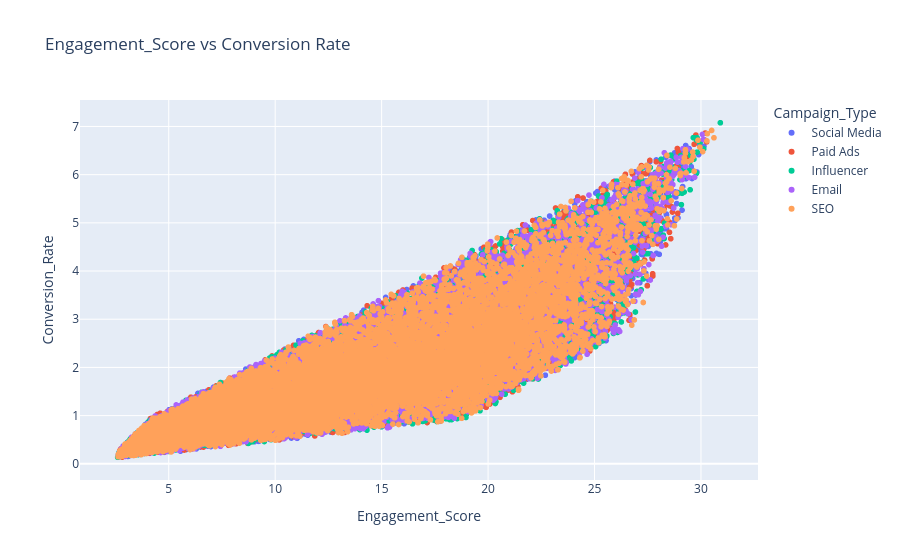

Notebook code for this chart:
### Markdown cell above
Does high engagement leads to more conversions?

### Code cell
ctr_to_conversions = px.scatter(
    df, 
    x = 'Engagement_Score',
    y = 'Conversion_Rate',
    color = 'Campaign_Type',
    title = 'Engagement_Score vs Conversion Rate')

ctr_to_conversions.show()

### Figure 1 — Plotly figure (JSON) as saved in the notebook; plotly's stock layout.template omitted (floating-point values rounded to 4 significant figures; data arrays with more than 128 entries replaced by an {"elided": "..."} marker saying what was removed)
{"data": [{"hovertemplate": "Campaign_Type=Social Media<br>Engagement_Score=%{x}<br>Conversion_Rate=%{y}<extra></extra>", "legendgroup": "Social Media", "marker": {"color": "#636efa", "symbol": "circle"}, "mode": "markers", "name": "Social Media", "showlegend": true, "type": "scattergl", "x": {"elided": "11114 float values"}, "xaxis": "x", "y": {"elided": "11114 float values"}, "yaxis": "y"}, {"hovertemplate": "Campaign_Type=Paid Ads<br>Engagement_Score=%{x}<br>Conversion_Rate=%{y}<extra></extra>", "legendgroup": "Paid Ads", "marker": {"color": "#EF553B", "symbol": "circle"}, "mode": "markers", "name": "Paid Ads", "showlegend": true, "type": "scattergl", "x": {"elided": "11116 float values"}, "xaxis": "x", "y": {"elided": "11116 float values"}, "yaxis": "y"}, {"hovertemplate": "Campaign_Type=Influencer<br>Engagement_Score=%{x}<br>Conversion_Rate=%{y}<extra></extra>", "legendgroup": "Influencer", "marker": {"color": "#00cc96", "symbol": "circle"}, "mode": "markers", "name": "Influencer", "showlegend": true, "type": "scattergl", "x": {"elided": "11134 float values"}, "xaxis": "x", "y": {"elided": "11134 float values"}, "yaxis": "y"}, {"hovertemplate": "Campaign_Type=Email<br>Engagement_Score=%{x}<br>Conversion_Rate=%{y}<extra></extra>", "legendgroup": "Email", "marker": {"color": "#ab63fa", "symbol": "circle"}, "mode": "markers", "name": "Email", "showlegend": true, "type": "scattergl", "x": {"elided": "11112 float values"}, "xaxis": "x", "y": {"elided": "11112 float values"}, "yaxis": "y"}, {"hovertemplate": "Campaign_Type=SEO<br>Engagement_Score=%{x}<br>Conversion_Rate=%{y}<extra></extra>", "legendgroup": "SEO", "marker": {"color": "#FFA15A", "symbol": "circle"}, "mode": "markers", "name": "SEO", "showlegend": true, "type": "scattergl", "x": {"elided": "11079 float values"}, "xaxis": "x", "y": {"elided": "11079 float values"}, "yaxis": "y"}], "layout": {"legend": {"title": {"text": "Campaign_Type"}, "tracegroupgap": 0}, "title": {"text": "Engagement_Score vs Conversion Rate"}, "xaxis": {"anchor": "y", "domain": [0, 1], "title": {"text": "Engagement_Score"}}, "yaxis": {"anchor": "x", "domain": [0, 1], "title": {"text": "Conversion_Rate"}}}}
